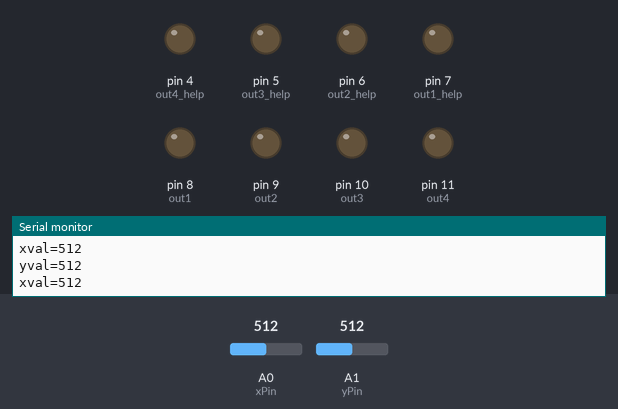
Recording of a sketch running on a simulated Arduino Uno, built with avr-gcc and run on an emulated ATmega328P. On the bench: output pins drawn as LEDs (lit = HIGH), the last lines printed to the serial monitor. Inputs (shaded band) come from the test bench; at power-on: A0 (xPin) = 512, A1 (yPin) = 512.

Above: at 1.2 s.
1.3 s: A0 (xPin) set to 361
2.8 s: A0 (xPin) set to 342
At 3.8 s:
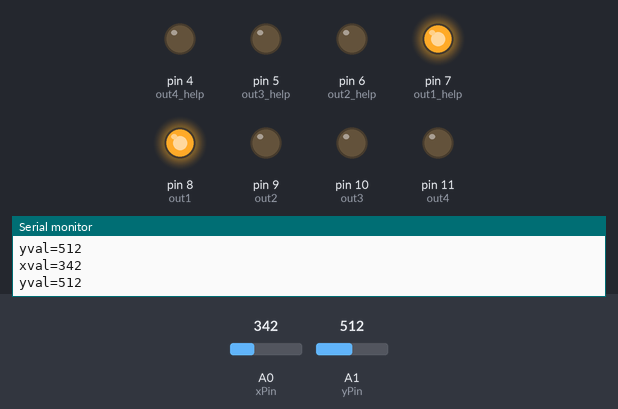
4.3 s: A1 (yPin) set to 361
5.8 s: A1 (yPin) set to 329
At 6.6 s:
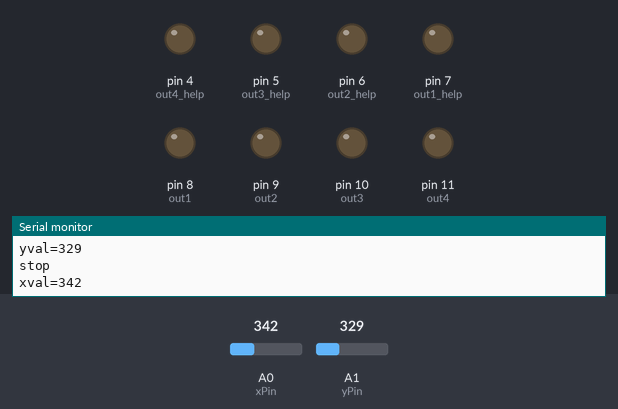
7.4 s: A1 (yPin) set to 321
8.9 s: A1 (yPin) set to 306
At 9.3 s:
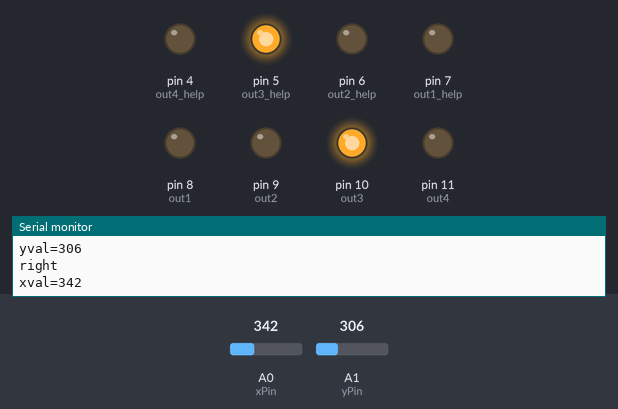
Timing chart, 0 to 11.4 s (numbered marks = the images above; inputs shaded):
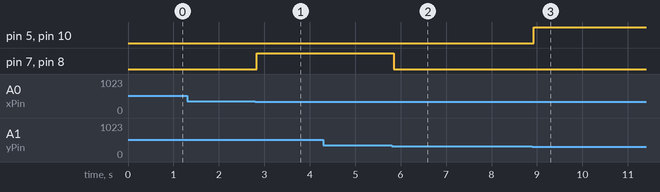

The sketch:

gesture_control_vehicle.ino
```cpp
int xPin=A0;
int yPin=A1;

int out1=8;     //output1 for HT12E IC
int out2=9;     //output1 for HT12E IC
int out3=10;    //output1 for HT12E IC
int out4=11;    //output1 for HT12E IC
int out1_help=7;
int out2_help=6;
int out3_help=5;
int out4_help=4;

void setup(){
  pinMode(xPin,INPUT);
  pinMode(yPin,INPUT);

  pinMode(out1,OUTPUT);
  pinMode(out2,OUTPUT);
  pinMode(out3,OUTPUT);
  pinMode(out4,OUTPUT);
  pinMode(out1_help,OUTPUT);
  pinMode(out2_help,OUTPUT);
  pinMode(out3_help,OUTPUT);
  pinMode(out4_help,OUTPUT);
  Serial.begin(9600);
  Serial.println("Begin:");
}


void loop()
{
  int xval=analogRead(xPin);
  int yval=analogRead(yPin);
Serial.print("xval=" );
Serial.println(xval);
Serial.print("yval=" );
Serial.println(yval);


if ((xval>330 && xval<350) && (yval>325 && yval<345)) //stop
  {
    digitalWrite(out1,LOW);
    digitalWrite(out2,LOW);
    digitalWrite(out3,LOW);
    digitalWrite(out4,LOW);
    Serial.println("stop");
    digitalWrite(out1_help, LOW);
      digitalWrite(out2_help, LOW);
      digitalWrite(out3_help, LOW);
      digitalWrite(out4_help, LOW);
      Serial.print("xval=" );
Serial.println(xval);
Serial.print("yval=" );
Serial.println(yval);
    }


    if ((xval>360) && (yval>325 && yval<345)) //forward
   {
     digitalWrite(out1,HIGH);
     digitalWrite(out2,LOW);
     digitalWrite(out3,HIGH);
     digitalWrite(out4,LOW);
      Serial.println("forward");
      digitalWrite(out1_help, HIGH);
      digitalWrite(out2_help, LOW);
      digitalWrite(out3_help, HIGH);
      digitalWrite(out4_help, LOW);
      Serial.print("xval=" );
Serial.println(xval);
Serial.print("yval=" );
Serial.println(yval);


   }
    if ((xval<320) && (yval>325 && yval<345)) //backward
  {
   digitalWrite(out1,LOW);
   digitalWrite(out2,HIGH);
   digitalWrite(out3,LOW);
   digitalWrite(out4,HIGH);
      Serial.println("backward");
      digitalWrite(out1_help, LOW);
      digitalWrite(out2_help, HIGH);
      digitalWrite(out3_help, LOW);
      digitalWrite(out4_help, HIGH);
      Serial.print("xval=" );
Serial.println(xval);
Serial.print("yval=" );
Serial.println(yval);

    }

    if ((xval>330 && xval<350) && (yval>360)) //left
    {
      digitalWrite(out1,HIGH);
      digitalWrite(out2,LOW);
      digitalWrite(out3,LOW);
      digitalWrite(out4,LOW);
      Serial.println("left");
      digitalWrite(out1_help, HIGH);
      digitalWrite(out2_help, LOW);
      digitalWrite(out3_help, LOW);
      digitalWrite(out4_help, LOW);
      Serial.print("xval=" );
Serial.println(xval);
Serial.print("yval=" );
Serial.println(yval);
       }


    if ((xval>330 && xval<350) && (yval<315))//right
    {
      digitalWrite(out1,LOW);
      digitalWrite(out2,LOW);
      digitalWrite(out3,HIGH);
      digitalWrite(out4,LOW);
      Serial.println("right");
      digitalWrite(out1_help, LOW);
      digitalWrite(out2_help, LOW);
      digitalWrite(out3_help, HIGH);
      digitalWrite(out4_help, LOW);
      Serial.print("xval=" );
Serial.println(xval);
Serial.print("yval=" );
Serial.println(yval);

    }

}
```

Measured:
- the behaviour switches between 350 and 349 on A0 (xPin) (found by bisection; images 0 and 1)
- the behaviour switches between 345 and 344 on A1 (yPin) (found by bisection; images 1 and 2)
- the behaviour switches between 315 and 314 on A1 (yPin) (found by bisection; images 2 and 3)
- after the input at 2.8 s, pin 7 (out1_help), pin 8 (out1): LOW → HIGH at once
- after the input at 5.8 s, pin 7 (out1_help), pin 8 (out1): HIGH → LOW after 0.05 s
- after the input at 8.9 s, pin 5 (out3_help), pin 10 (out3): LOW → HIGH at once
